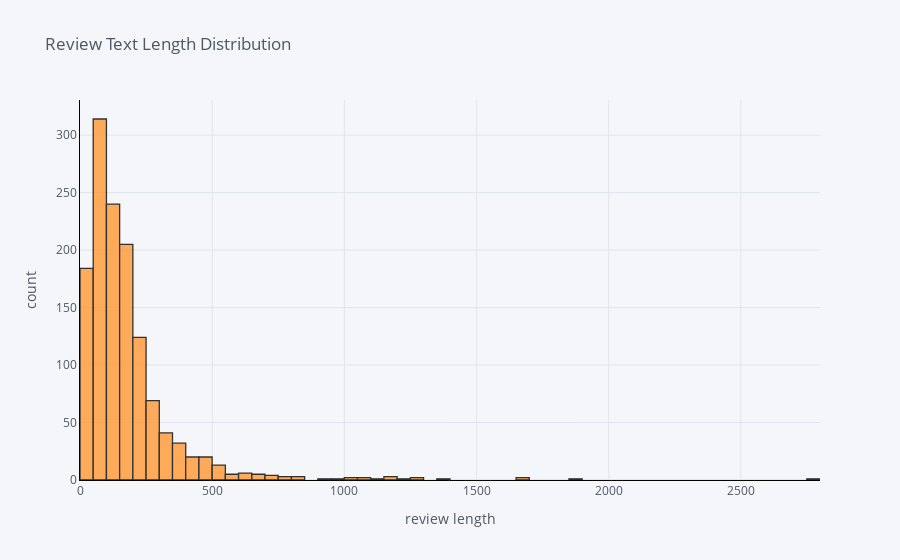

The notebook cell saved with this chart:
### Markdown cell above
Most reviewers are in their 30s to 40s.

### Code cell
df['text_len'].iplot(
    kind='hist',
    bins=100,
    xTitle='review length',
    linecolor='black',
    yTitle='count',
    title='Review Text Length Distribution')

### Figure 1 — Plotly figure (JSON) as saved in the notebook; plotly's stock layout.template omitted (floating-point values rounded to 4 significant figures; data arrays with more than 128 entries replaced by an {"elided": "..."} marker saying what was removed)
{"data": [{"histfunc": "count", "histnorm": "", "marker": {"color": "rgba(255, 153, 51, 1.0)", "line": {"color": "#000000", "width": 1.3}}, "name": "text_len", "nbinsx": 100, "opacity": 0.8, "orientation": "v", "type": "histogram", "x": {"elided": "1306 int values"}}], "layout": {"barmode": "overlay", "legend": {"bgcolor": "#F5F6F9", "font": {"color": "#4D5663"}}, "paper_bgcolor": "#F5F6F9", "plot_bgcolor": "#F5F6F9", "title": {"font": {"color": "#4D5663"}, "text": "Review Text Length Distribution"}, "xaxis": {"gridcolor": "#E1E5ED", "linecolor": "black", "showgrid": true, "tickfont": {"color": "#4D5663"}, "title": {"font": {"color": "#4D5663"}, "text": "review length"}, "zerolinecolor": "#E1E5ED"}, "yaxis": {"gridcolor": "#E1E5ED", "linecolor": "black", "showgrid": true, "tickfont": {"color": "#4D5663"}, "title": {"font": {"color": "#4D5663"}, "text": "count"}, "zerolinecolor": "#E1E5ED"}}}
